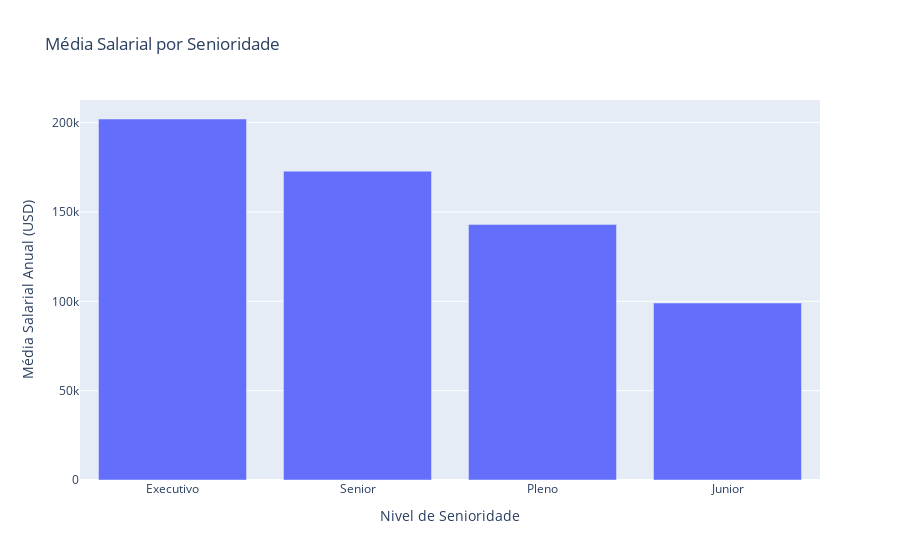

The notebook cell saved with this chart:
### Code cell
senioridade_media_salario = df_limpo.groupby('senioridade')['usd'].mean().sort_values(ascending=False).reset_index()
fig = px.bar(senioridade_media_salario,
             x='senioridade',
             y='usd',
             title="Média Salarial por Senioridade",
             labels={'senioridade' : 'Nivel de Senioridade', 'usd': 'Média Salarial Anual (USD)'})
fig.show()

### Figure 1 — Plotly figure (JSON) as saved in the notebook; plotly's stock layout.template omitted (floating-point values rounded to 4 significant figures)
{"data": [{"hovertemplate": "Nivel de Senioridade=%{x}<br>Média Salarial Anual (USD)=%{y}<extra></extra>", "legendgroup": "", "marker": {"color": "#636efa", "pattern": {"shape": ""}}, "name": "", "orientation": "v", "showlegend": false, "textposition": "auto", "type": "bar", "x": ["Executivo", "Senior", "Pleno", "Junior"], "xaxis": "x", "y": [202000.0, 172900.0, 143000.0, 99030.0], "yaxis": "y"}], "layout": {"barmode": "relative", "legend": {"tracegroupgap": 0}, "title": {"text": "Média Salarial por Senioridade"}, "xaxis": {"anchor": "y", "domain": [0, 1], "title": {"text": "Nivel de Senioridade"}}, "yaxis": {"anchor": "x", "domain": [0, 1], "title": {"text": "Média Salarial Anual (USD)"}}}}
